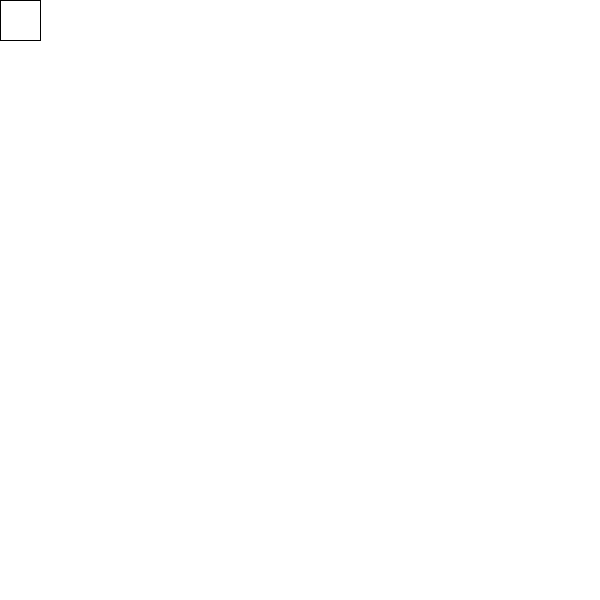
Frame 1 (no input)
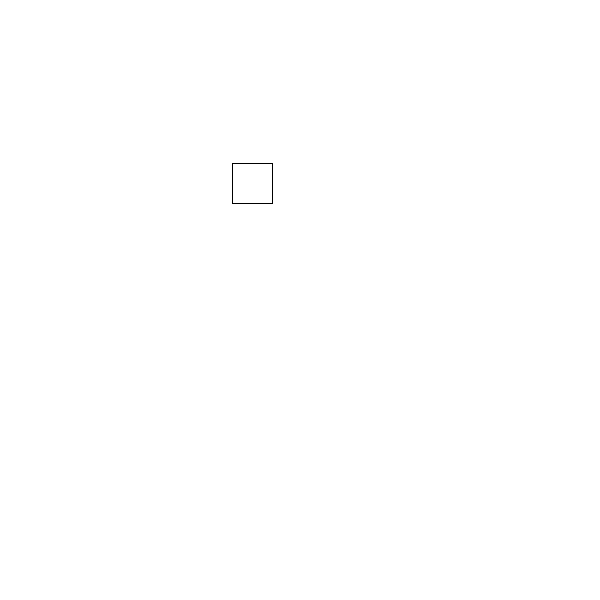
Frame 60 (the mouse pressed at the canvas centre just before this capture)
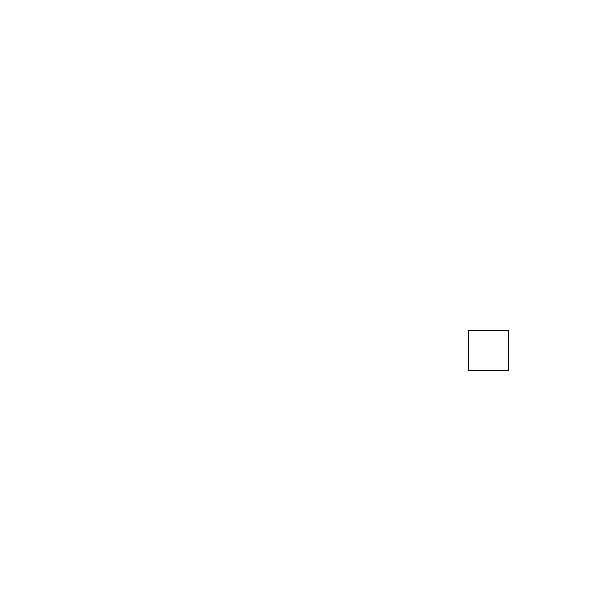
Frame 120 (the mouse held since frame 60 and released just before this capture)

The Processing sketch that drew these frames (run headless with seeded random() and noise(); from frame 60 on, the mouse is pressed at the canvas centre):

// Processing sketch: bolaQuadrada_11
// ── bolaQuadrada_11.pde
float posX = 0; //pq float?
float posY = 0;
float stepX, stepY;
int tamQuad = 40;

void setup()
{
  pixelDensity(displayDensity());
  size(600, 600);
  background(255);
  
  stepX = random(2, 5);
  stepY = random(2, 5);
}

void draw()
{
  background(255);
  
  rect(posX, posY, tamQuad, tamQuad);
  
  if (posX >= width - tamQuad || posX < 0) //pq posX < 0 e não posX <= 0?
  {
    stepX = stepX * -1;
    println("entrou no primeiro if");
  }
  
  if (posY >= height - tamQuad || posY < 0)
  {
    stepY = stepY * -1;
    println("entrou no segudo if");
  }
  
  posX = posX + stepX;
  posY = posY + stepY;
}
